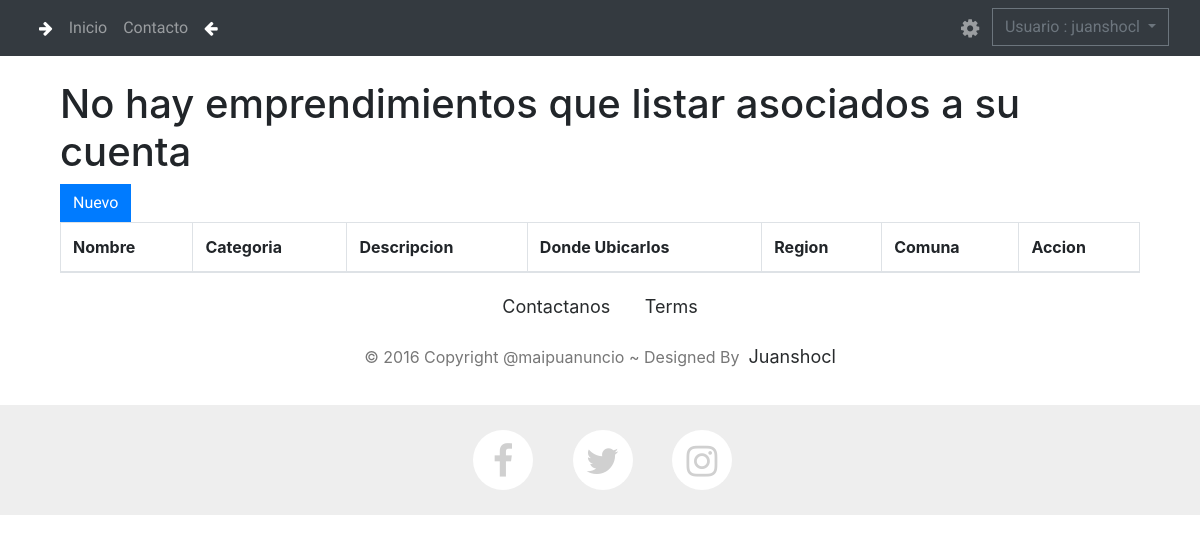
The page /publish/ (signed in) on the database as committed earlier.
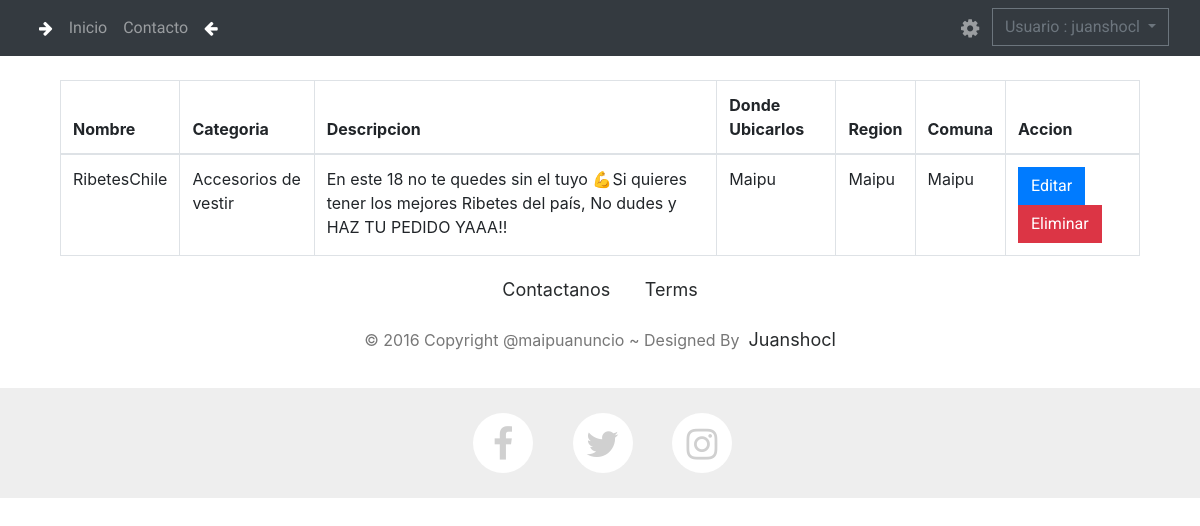
The same page on the database as committed later.
### publish/models.py (models this page shows, shortened)
class advertisement(models.Model):
    id = models.UUIDField(primary_key=True, default=uuid.uuid4, editable=False)
    User = models.ForeignKey(User, on_delete=models.CASCADE, default=None)
    name = models.CharField(default = None, max_length=50, blank=True  )
    Type_advertisement = models.ForeignKey(typeA, on_delete=models.CASCADE, default=None)
    description  = models.CharField(max_length=200, default=None, blank=True  )
    Userfacebook = models.CharField(default = None, max_length=50, blank=True  )
    UserInstagram = models.CharField(default = None, max_length=50, blank=True  )
    UserTwitter = models.CharField(default = None, max_length=50, blank=True  )
    comuna = models.ForeignKey(comuna, on_delete=models.CASCADE, default = None)
    whatsapp = models.CharField(max_length=11, default=None, blank=True  )
    show_phones = models.BooleanField(default=False, blank=True  )
    email = models.EmailField(max_length=254, default=None, blank=True  )
    url_website = models.URLField(max_length=200, default=None, blank=True  )
    address = models.CharField(max_length=200, default=None, blank=True  )
    show_adress = models.BooleanField(default=False, blank=True  )
    incorporation_date = models.DateField(auto_now=True)
    state = models.BooleanField(default=False)
    def get_socialNetwork(self):
        return self.Social_network.name
    get_socialNetwork.shot_description = 'Redes Sociales'

class typeA(models.Model):
    id = models.UUIDField(primary_key=True, default=uuid.uuid4, editable=False)
    description = models.CharField(max_length=50)
    def __str__(self):
        return self.description

class comuna(models.Model):
    CodComuna = models.IntegerField(primary_key=True, default=None)
    Reg = models.ForeignKey(region, on_delete=models.CASCADE)
    ComunaName = models.CharField(max_length=50, default=None)
    def __str__(self):
        return self.ComunaName

### publish/views.py (the view)
# urls.py: path('publish/', login_required(views.pubList.as_view()), name='pubList'),
class pubList(ListView):
     model = advertisement
     template_name = 'publish/publish.html'
     def get_queryset(self):
          queryset = super(pubList, self).get_queryset()
          queryset = queryset.filter(User=self.request.user)
          return queryset

### templates/publish/publish.html (shortened to what this page needs)
{% extends 'base.html' %}
{% block content %}
<br>
<div class="container">
<table class="table table-bordered">
    <thead>
        <tr>
            <th>Nombre</th>
            <th>Categoria</th>
            <th>Descripcion</th>
            <th>Donde Ubicarlos</th>
            <th>Region</th>
            <th>Comuna</th>
            <th>Accion</th>
        </tr>
    </thead>
    <tbody>
        {% if object_list%} {% for adv in object_list %}
        <tr>
            <td>{{ adv.name }}</td>
            <td>{{adv.Type_advertisement}}</td>
            <td>{{ adv.description}}</td>
            <td>{{ adv.comuna }}</td>
            <td>{{ adv.comuna }}</td>
            <td>{{ adv.comuna }}</td>
            <td>
                <a class="btn btn-primary" href="{% url 'pubUpdate' adv.id  %}">Editar</a>
                <a class="btn btn-danger" href="{% url 'pubDelete' adv.id  %}">Eliminar</a>
            </td>
        </tr>
        {% endfor %} {% else %}
        <h1>No hay emprendimientos que listar asociados a su cuenta</h1>
        <a class="btn btn-primary" href="{% url 'pubNuevo'  %}">Nuevo</a>
        {% endif %}
    </tbody>
</table>
</div>{% endblock content %}

Rows that differ between the two databases and show on the page:
added advertisement: name "RibetesChile", Type_advertisement "Accesorios de vestir", description "En este 18 no te quedes sin el tuyo 💪Si quieres tener los mejores Ribetes del país, No dudes y HAZ TU PEDIDO YAAA!!", comuna "Maipu"
Other text that changed with them:
text no longer shown: "No hay emprendimientos que listar asociados a su cuenta Nuevo"
